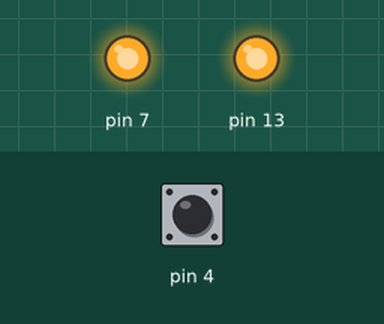
The sketch below on a simulated Arduino Uno, built with avr-gcc and run on an emulated ATmega328P. Shown: output pins drawn as LEDs (lit = HIGH). The test bench sets the inputs (shaded band); at power-on: pin 4 HIGH.

Above: at 1.2 s.
1.3 s: pin 4 pulled LOW for 0.15 s
At 1.37 s:
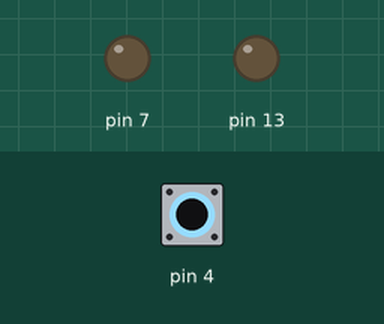
2.9 s: pin 4 pulled LOW for 3.2 s
At 7.4 s:
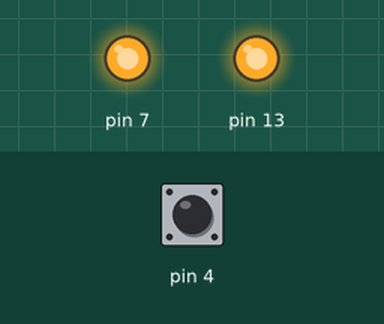
Timing chart, 0 to 8.9 s (numbered marks = the images above; inputs shaded):
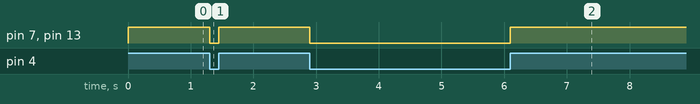

Measured:
- after the input at 1.3 s, pin 7, pin 13: HIGH → LOW at once, → HIGH 0.15 s later
- after the input at 2.9 s, pin 7, pin 13: HIGH → LOW at once, → HIGH 3.2 s later

The sketch:

button.ino
```cpp
void setup() {
  Serial.begin(9600);
  pinMode(4, INPUT_PULLUP);
  pinMode(13, OUTPUT);
  pinMode(7, OUTPUT);
}

void loop() {
  int buttonValue = digitalRead(4);

  if(buttonValue==HIGH){
  digitalWrite(13, HIGH);
  digitalWrite(7, HIGH);
  }

  else {
  digitalWrite(13, LOW);
  digitalWrite(7, LOW);
  }
}
```
